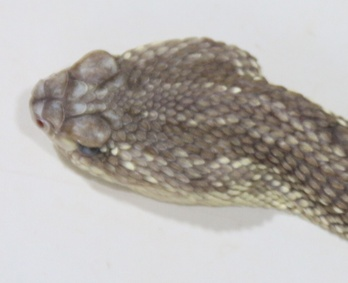
#> input picture assets/exemplo.jpg, 348 x 283 px, shrunk from 500 x 407 before the run
$ python atividadeRuidosArgs.py
#> lines starting #> are read from the running program, lines starting #| are printed output that depends on the picture
#> further down, imagemOriginal is the input picture: shape (283, 348, 3); mean R, G, B 182.6, 178.1, 174.1
# Programa desenvolvido para a disciplina de Visão Computacional.
# Professor: Dr. Hemerson Pistori
# Atividade: Ruídos - Implementar um programa que aplique ruídos, suavize e detecte bordas em uma imagem.
#
# Autor: Vinícius Maeda (viniciusmaeda@gmail.com)
#
# Exemplo de uso:
# $ python atividadeRuidosArgs.py -i lenna.png -r gauss -pr 9 -s gauss -ps 5 -b sobel -pb 5

# Bibliotecas utilizadas
from argparse import ArgumentParser
from skimage import io
from skimage import filters, feature
from skimage.restoration import denoise_tv_bregman
from skimage.util import img_as_ubyte, random_noise
import matplotlib.pyplot as plt
import cv2 as cv


# função para aplicar ruído na imagem
def aplicarRuido(img, ruido, parametro):
#> called with ruido = 'gauss'
  if (ruido == 'gauss'):
    # caso não seja fornecido o parâmetro, será definido como 0.01 (padrão)
    parametro = 0.01 if parametro == None else parametro
    # aplica ruído gaussiano na imagem
    imgRuido = random_noise(img, mode = 'gaussian', var = parametro/100)
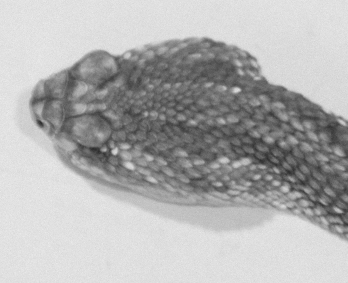
#> imgRuido: shape (283, 348) float64; min 0.18, max 0.933, mean 0.696
  elif (ruido == 'sep'):
    # caso não seja fornecido o parâmetro, será definido como 0.05 (padrão)
    parametro = 0.05 if parametro == None else parametro
    # aplica ruído sal e pimenta na imagem
    imgRuido = random_noise(img, mode = 's&p', amount = parametro/100)
  elif (ruido == 'poisson'):
    # aplica ruído de poisson na imagem
    imgRuido = random_noise(img, mode = 'poisson')

  return imgRuido


def aplicarSuavizacao(img, filtro, parametro):
#> called with filtro = 'gauss', parametro = 5
  if (filtro == 'mean'):
    # aplica um filtro de média para suavizar a imagem
    imgSuavizada = cv.blur(img, (parametro, parametro))
  elif (filtro == 'median'):
    # aplica um filtro de mediana para suavizar a imagem
    imgSuavizada = cv.medianBlur(img_as_ubyte(img), parametro)
  elif (filtro == 'gauss'):
    # aplica um filtro Gaussiano para suavizar a imagem
    imgSuavizada = cv.GaussianBlur(imagemComRuido, (parametro, parametro), cv.BORDER_DEFAULT)
  elif (filtro == 'anisotropico'):
    # aplicar o filtro anisotrópico
    imgSuavizada = denoise_tv_bregman(img, weight = parametro/100)

  return imgSuavizada


def extrairBordas(img, borda, parametro):
#> called with borda = 'sobel', parametro = 5
  if (borda == 'sobel'):
    # aplica o detector de bordas de Sobel
    imgBordas = filters.sobel(img)
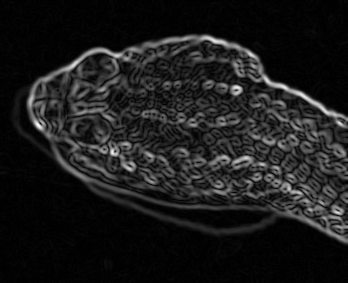
#> imgBordas: shape (283, 348) float64; min 9.9e-06, max 0.15, mean 0.0164; drawn with min black and max white
  elif (borda == 'scharr'):
    # aplica o detector de bordas de Scharr
    imgBordas = filters.scharr(img)
  elif (borda == 'canny'):
    # aplica o detector de bordas de Canny
    imgBordas = feature.canny(img, sigma = parametro)
    # pode-se definir os limiares de detecção de bordas
    # imgBordas = feature.canny(img, sigma = parametro, low_threshold = 30, high_threshold = 40)

  return imgBordas


def leituraDosArgumentos():
  # Lê os parâmetros passados na linha de comando
  # Falta implementar as opções para detectores de borda
  parser = ArgumentParser()
  parser.add_argument("-i", "--imagem", default="exemplo.jpg",
                      help="Imagem a ser processada")
  parser.add_argument("-r", "--ruido", default="gauss",
                      help="Tipo de ruído. Pode ser gauss, sep ou poisson")
  parser.add_argument("-pr", "--pruido", type=int,
                      help="Parâmetro do ruído. Depende do tipo do ruído")
  parser.add_argument("-s", "--suavizador", default="gauss",
                      help="Tipo de suavizador. Pode ser mean, median ou gauss")
  parser.add_argument("-ps", "--psuavizador", default=5,type=int,
                      help="Parâmetro do suavizador. Depende do tipo do ruído")
  parser.add_argument("-b", "--borda", default="sobel",
                      help="Tipo de detector de borda. Pode ser sobel, scharr ou canny")
  parser.add_argument("-pb", "--pborda", default=5,type=int,
                      help="Parâmetro do detector de borda. Depende do tipo de detector")
  parser.add_argument("-ig", "--interface", default="sim",
                      help="Parâmetro do suavizador. Depende do tipo do ruído")

  args = parser.parse_args()

  # Mostra os parâmetros lidos
  print("\n<><><><><><><><><><><><><><><><><><>\n")
  print("Executando sequência com:")
  print("Imagem  = ", args.imagem)
  print("Ruído = ", args.ruido)
  print("Parâmetro do ruído = ", args.pruido)
  print("Suavizador = ", args.suavizador)
  print("Parâmetro do suavizador = ", args.psuavizador)
  print("Detector de bordas = ", args.borda)
  print("Parâmetro da borda = ", args.pborda)
  print("\n<><><><><><><><><><><><><><><><><><>\n")

  return args


if (__name__ == "__main__"):
  # Lê os argumentos passados na linha de comando
  argumentos = leituraDosArgumentos()

  # Caminho da imagem
  pastaImagem = "./assets/"
  # Abre a imagem de entrada
  imagemOriginal = io.imread(pastaImagem + argumentos.imagem)

  # # Converte para tons de cinza
  imagemCinza = cv.cvtColor(imagemOriginal, cv.COLOR_BGR2GRAY)

  # Aplica o ruído na imagem dependendo do tipo de ruído escolhido
  imagemComRuido = aplicarRuido(imagemCinza, argumentos.ruido, argumentos.pruido)

  # Aplica suavização
  imagemSuavizada = aplicarSuavizacao(imagemComRuido, argumentos.suavizador, argumentos.psuavizador)

  # Aplica detecção de borda
  imagemBorda = extrairBordas(imagemSuavizada, argumentos.borda, argumentos.pborda)

  # Dicionário para traduzir os termos
  dicionarioTermos = {
    'gauss': 'Gaussiano',
    'sep': 'Sal e Pimenta',
    'poisson': 'Poisson',
    'mean': 'Média',
    'median': 'Mediana',
    'anisotropico': 'Anisotrópica',
    'sobel': 'Sobel',
    'scharr': 'Scharr',
    'canny': 'Canny'
  }

  # Mostra as imagens com os resultados numa janela
  if argumentos.interface == "sim":

    fig, axes = plt.subplots(nrows=1, ncols=4, figsize=(14, 5), sharex=True, sharey=True)

    ax = axes.ravel()

    ax[0].imshow(imagemOriginal)
    ax[0].axis('off')
    ax[0].set_title('Original')

    ax[1].imshow(imagemComRuido,cmap='gray')
    ax[1].axis('off')
    tituloRuido = 'Ruído = ' + dicionarioTermos[argumentos.ruido]
    tituloRuido += '\nParâmetro: ' + (str(argumentos.pruido) if (argumentos.ruido == 'sep' or argumentos.ruido == 'gauss') else '-')
    ax[1].set_title(tituloRuido)

    ax[2].imshow(imagemSuavizada,cmap='gray')
    ax[2].axis('off')
    ax[2].set_title('Suavização = ' + str(dicionarioTermos[argumentos.suavizador]) + '\nParâmetro: ' + str(argumentos.psuavizador))

    ax[3].imshow(imagemBorda,cmap='gray')
    ax[3].axis('off')
    tituloBorda = 'Borda = ' + str(dicionarioTermos[argumentos.borda])
    tituloBorda += '\nParâmetro: ' + (str(argumentos.pborda) if (argumentos.borda == 'canny') else '-')
    ax[3].set_title(tituloBorda)

    fig.tight_layout()

    fig.canvas.manager.set_window_title('Resultados para imagem '+argumentos.imagem)
    plt.show()
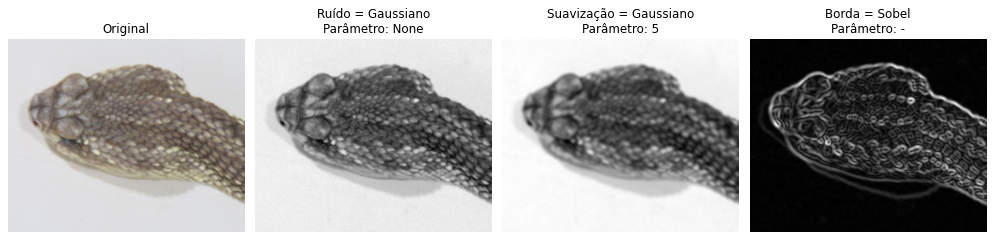
#> figure drawn by matplotlib, 4 panels

  # Salva no disco as imagens resultantes (falta implementar)
  io.imsave(pastaImagem + argumentos.imagem.split('.')[0]+"_ruido.jpg", img_as_ubyte(imagemComRuido))
  io.imsave(pastaImagem + argumentos.imagem.split('.')[0]+"_suavizada.jpg", img_as_ubyte(imagemSuavizada))
  io.imsave(pastaImagem + argumentos.imagem.split('.')[0]+"_borda.jpg", img_as_ubyte(imagemBorda))
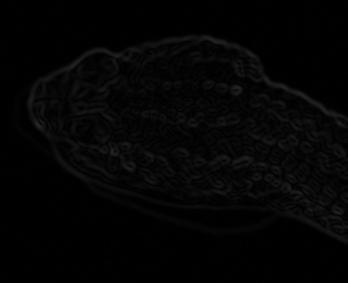
#> saved as exemplo_borda.jpg: shape (283, 348); min 0, max 40, mean 4.1
